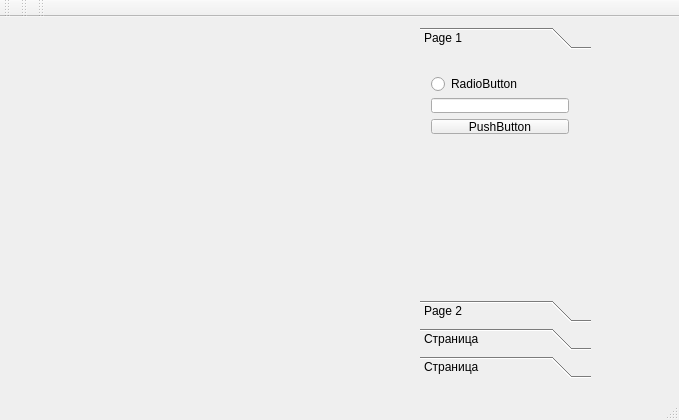
<?xml version="1.0" encoding="UTF-8"?>
<ui version="4.0">
 <class>QtGuiTest1Class</class>
 <widget class="QMainWindow" name="QtGuiTest1Class">
  <property name="geometry">
   <rect>
    <x>0</x>
    <y>0</y>
    <width>679</width>
    <height>420</height>
   </rect>
  </property>
  <property name="windowTitle">
   <string>QtGuiTest1</string>
  </property>
  <widget class="QWidget" name="centralWidget">
   <widget class="QToolBox" name="toolBox">
    <property name="geometry">
     <rect>
      <x>420</x>
      <y>10</y>
      <width>171</width>
      <height>351</height>
     </rect>
    </property>
    <property name="currentIndex">
     <number>0</number>
    </property>
    <widget class="QWidget" name="page">
     <property name="geometry">
      <rect>
       <x>0</x>
       <y>0</y>
       <width>171</width>
       <height>243</height>
      </rect>
     </property>
     <attribute name="label">
      <string>Page 1</string>
     </attribute>
     <widget class="QWidget" name="verticalLayoutWidget">
      <property name="geometry">
       <rect>
        <x>0</x>
        <y>10</y>
        <width>160</width>
        <height>80</height>
       </rect>
      </property>
      <layout class="QVBoxLayout" name="verticalLayout">
       <item>
        <widget class="QRadioButton" name="radioButton">
         <property name="text">
          <string>RadioButton</string>
         </property>
        </widget>
       </item>
       <item>
        <widget class="QLineEdit" name="lineEdit">
         <property name="text">
          <string/>
         </property>
        </widget>
       </item>
       <item>
        <widget class="QPushButton" name="but">
         <property name="text">
          <string>PushButton</string>
         </property>
        </widget>
       </item>
      </layout>
     </widget>
    </widget>
    <widget class="QWidget" name="page_2">
     <property name="geometry">
      <rect>
       <x>0</x>
       <y>0</y>
       <width>171</width>
       <height>243</height>
      </rect>
     </property>
     <attribute name="label">
      <string>Page 2</string>
     </attribute>
     <widget class="QWidget" name="verticalLayoutWidget_2">
      <property name="geometry">
       <rect>
        <x>0</x>
        <y>10</y>
        <width>160</width>
        <height>235</height>
       </rect>
      </property>
      <layout class="QVBoxLayout" name="verticalLayout_2">
       <item>
        <widget class="QComboBox" name="comboBox"/>
       </item>
       <item>
        <widget class="QLabel" name="label_7">
         <property name="text">
          <string>name</string>
         </property>
        </widget>
       </item>
       <item>
        <widget class="QLineEdit" name="nameAddLine">
         <property name="text">
          <string>carrr</string>
         </property>
        </widget>
       </item>
       <item>
        <widget class="QLabel" name="label">
         <property name="text">
          <string>Coord</string>
         </property>
        </widget>
       </item>
       <item>
        <layout class="QHBoxLayout" name="horizontalLayout">
         <item>
          <widget class="QLineEdit" name="coordXLine">
           <property name="text">
            <string>1</string>
           </property>
          </widget>
         </item>
         <item>
          <widget class="QLineEdit" name="coordYLine">
           <property name="text">
            <string>1</string>
           </property>
          </widget>
         </item>
        </layout>
       </item>
       <item>
        <widget class="QLabel" name="label_2">
         <property name="text">
          <string>Gabarites</string>
         </property>
        </widget>
       </item>
       <item>
        <layout class="QHBoxLayout" name="horizontalLayout_3">
         <item>
          <widget class="QLineEdit" name="gabXLine">
           <property name="text">
            <string>1</string>
           </property>
          </widget>
         </item>
         <item>
          <widget class="QLineEdit" name="gabYLine">
           <property name="text">
            <string>1</string>
           </property>
          </widget>
         </item>
        </layout>
       </item>
       <item>
        <widget class="QLabel" name="label_3">
         <property name="text">
          <string>Angle</string>
         </property>
        </widget>
       </item>
       <item>
        <widget class="QLineEdit" name="angleLine">
         <property name="text">
          <string>36</string>
         </property>
        </widget>
       </item>
       <item>
        <widget class="QPushButton" name="but2">
         <property name="text">
          <string>PushButton</string>
         </property>
        </widget>
       </item>
      </layout>
     </widget>
    </widget>
    <widget class="QWidget" name="page_3">
     <attribute name="label">
      <string>Страница</string>
     </attribute>
     <widget class="QWidget" name="verticalLayoutWidget_3">
      <property name="geometry">
       <rect>
        <x>0</x>
        <y>40</y>
        <width>160</width>
        <height>162</height>
       </rect>
      </property>
      <layout class="QVBoxLayout" name="verticalLayout_3">
       <item>
        <widget class="QLabel" name="label_4">
         <property name="text">
          <string>name</string>
         </property>
        </widget>
       </item>
       <item>
        <widget class="QLineEdit" name="namePresLine">
         <property name="text">
          <string>qwerty</string>
         </property>
        </widget>
       </item>
       <item>
        <widget class="QLabel" name="label_5">
         <property name="text">
          <string>radius</string>
         </property>
        </widget>
       </item>
       <item>
        <widget class="QLineEdit" name="radiusPresLine">
         <property name="text">
          <string>1.5</string>
         </property>
        </widget>
       </item>
       <item>
        <widget class="QLabel" name="label_6">
         <property name="text">
          <string>coord</string>
         </property>
        </widget>
       </item>
       <item>
        <layout class="QHBoxLayout" name="horizontalLayout_4">
         <item>
          <widget class="QLineEdit" name="coordPresX">
           <property name="text">
            <string>7</string>
           </property>
          </widget>
         </item>
         <item>
          <widget class="QLineEdit" name="coordPresY">
           <property name="text">
            <string>7</string>
           </property>
          </widget>
         </item>
        </layout>
       </item>
       <item>
        <widget class="QPushButton" name="but3">
         <property name="text">
          <string>PushButton</string>
         </property>
        </widget>
       </item>
      </layout>
     </widget>
    </widget>
    <widget class="QWidget" name="page_4">
     <attribute name="label">
      <string>Страница</string>
     </attribute>
     <widget class="QPushButton" name="pushButton">
      <property name="geometry">
       <rect>
        <x>40</x>
        <y>90</y>
        <width>75</width>
        <height>23</height>
       </rect>
      </property>
      <property name="text">
       <string>PushButton</string>
      </property>
     </widget>
    </widget>
   </widget>
   <zorder>toolBox</zorder>
   <zorder>verticalLayoutWidget_3</zorder>
   <zorder>verticalLayoutWidget_2</zorder>
  </widget>
  <widget class="QToolBar" name="mainToolBar">
   <attribute name="toolBarArea">
    <enum>TopToolBarArea</enum>
   </attribute>
   <attribute name="toolBarBreak">
    <bool>false</bool>
   </attribute>
  </widget>
  <widget class="QStatusBar" name="statusBar"/>
  <widget class="QToolBar" name="toolBar">
   <property name="windowTitle">
    <string>toolBar</string>
   </property>
   <attribute name="toolBarArea">
    <enum>TopToolBarArea</enum>
   </attribute>
   <attribute name="toolBarBreak">
    <bool>false</bool>
   </attribute>
  </widget>
  <widget class="QToolBar" name="toolBar_2">
   <property name="windowTitle">
    <string>toolBar_2</string>
   </property>
   <attribute name="toolBarArea">
    <enum>TopToolBarArea</enum>
   </attribute>
   <attribute name="toolBarBreak">
    <bool>false</bool>
   </attribute>
  </widget>
  <action name="actionAdd">
   <property name="text">
    <string>add</string>
   </property>
  </action>
 </widget>
 <layoutdefault spacing="6" margin="11"/>
 <resources>
  <include location="qtguitest1.qrc"/>
 </resources>
 <connections/>
</ui>
